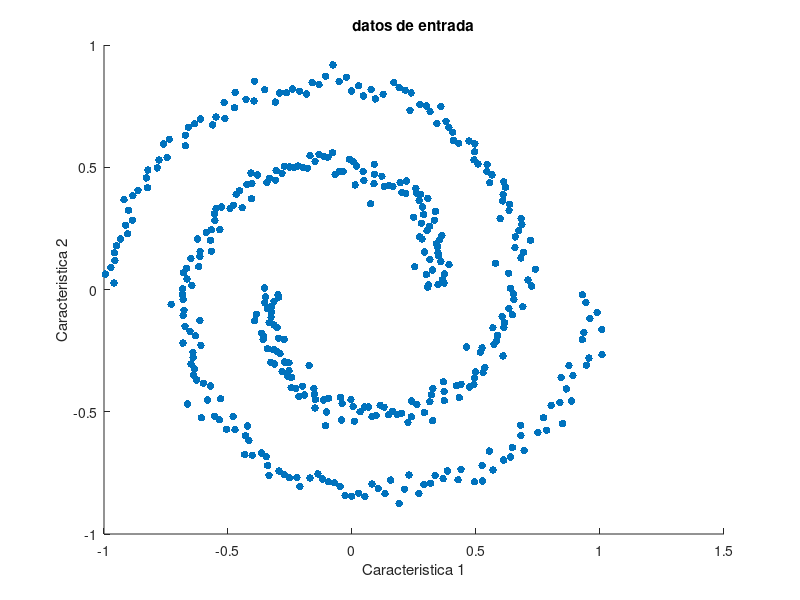
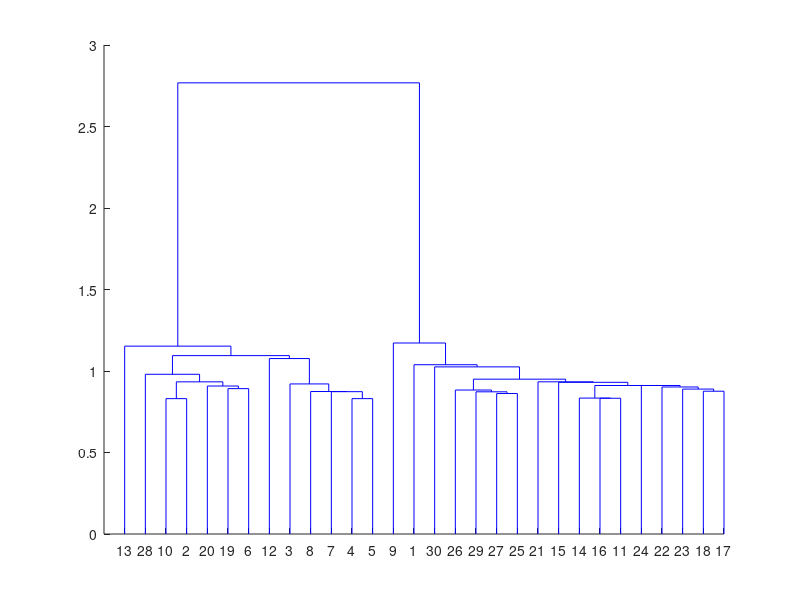
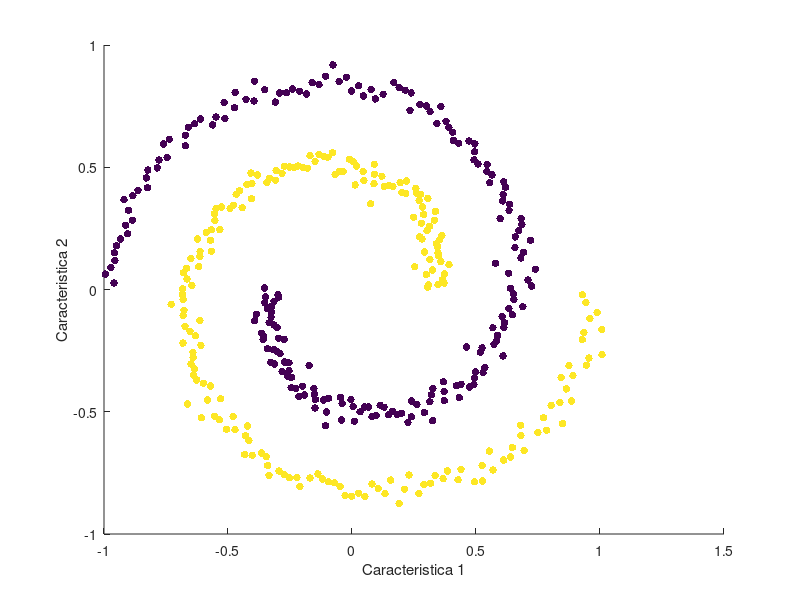

Write MATLAB code to recreate these figures, in order. (Note: this script raises an error after producing the figures.)
%%%%%%%%%%%%%%%%%%%%%%%%%%%%%%%%%%%%%%%%%%%%%%%%%%%%%%%%%%%%%%%%%%%%%%%%%%%%%%%%%%%%%%%
% Clustering - Expectation Maximization
%%%%%%%%%%%%%%%%%%%%%%%%%%%%%%%%%%%%%%%%%%%%%%%%%%%%%%%%%%%%%%%%%%%%%%%%%%%%%%%%%%%%%%%
%__________________________________________________________________________
% Copyright (C) 2016 Grupo de automatica - UTP
% Andres Marino Alvarez Meza
% Julian David Echeverry
% Ciencia de los datos
% $Id: test_sc_synthetic.m
%% Descripcion
% Aplicaci�n de algoritmos de clustering y extracci�n lineal de caracter�sticas
%% Required toolboxes
addpath(genpath('matSC'));
%% load your data
clc, close all, clear all
load data/DB
X = DB.sp2; %base de datos
figure
scatter(X(:,1),X(:,2),30,'filled')
xlabel('Caracteristica 1')
ylabel('Caracteristica 2')
title('datos de entrada')
%print('g4','-dpng')

Ng = 2; %numero de grupos

%% Agrupamiento herarquico
close all
D = squareform(pdist(X));
Link = linkage(D);
L_hc = cluster(Link,'maxclust',Ng);

figure 
dendrogram(Link);

figure
scatter(X(:,1),X(:,2),30,L_hc,'filled')
xlabel('Caracteristica 1')
ylabel('Caracteristica 2')
showfigs_c(2)

%% k means
close all
[L_km,ckme] = kmeans(X, Ng);

figure
scatter(X(:,1),X(:,2),30,L_km,'filled')
hold on
scatter(ckme(:,1),ckme(:,2),100,'y','filled')
hold off
xlabel('Caracteristica 1')
ylabel('Caracteristica 2')


%% spectral clustering
sig = median(squareform(D));
K = exp(-D.^2/(2*sig^2));

nv = 10;
[L_SC,K,U] = A_sc_auto(X,Ng,nv);

close all
figure
imagesc(D), colorbar
title('Distancia euclidea')
xlabel('muestra')
ylabel('muestra')

figure
imagesc(K), colorbar
title('Gaussiano ')
xlabel('muestra')
ylabel('muestra')

figure
scatter(X(:,1),X(:,2),30,L_SC,'filled')
xlabel('Caracteristica 1')
ylabel('Caracteristica 2')

figure
scatter(U(:,1),U(:,2),30,L_SC,'filled')
xlabel('Base 1')
ylabel('Base 2')
title('Espacio de las bases de K')


showfigs_c(3)